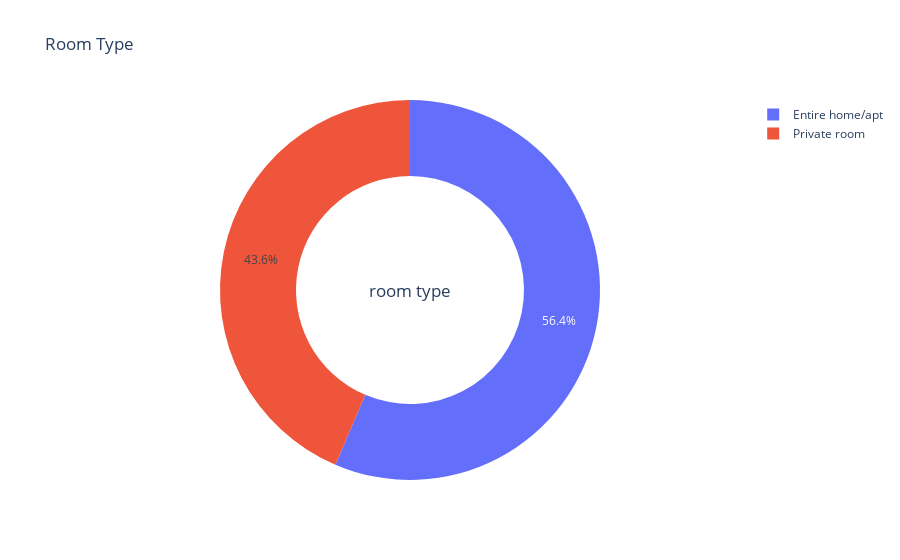

The code cell stored with this chart in its notebook:
### Code cell
#Analyzing Categorical Variables
from plotly.offline  import download_plotlyjs,init_notebook_mode,plot, iplot
from plotly.offline import init_notebook_mode, iplot
init_notebook_mode(connected=True)
temp = listings.room_type.value_counts()
fig = {
  "data": [
    {
      "values": temp.values,
      "labels": temp.index,
      "domain": {"x": [0, 1]},
      "hole": .6,
      "type": "pie"
    },
    
    ],
  "layout": {
        "title":"Room Type",
        "annotations": [
            {
                "font": {
                    "size": 17
                },
                "showarrow": False,
                "text": "room type",
                "x": 0.5,
                "y": 0.5
            }
            
        ]
    }
}
iplot(fig, filename='donut')

### Figure 1 — Plotly figure (JSON) as saved in the notebook; plotly's stock layout.template omitted (floating-point values rounded to 4 significant figures)
{"data": [{"domain": {"x": [0, 1]}, "hole": 0.6, "labels": ["Entire home/apt", "Private room"], "type": "pie", "values": [1199, 926]}], "layout": {"annotations": [{"font": {"size": 17}, "showarrow": false, "text": "room type", "x": 0.5, "y": 0.5}], "title": {"text": "Room Type"}}}
